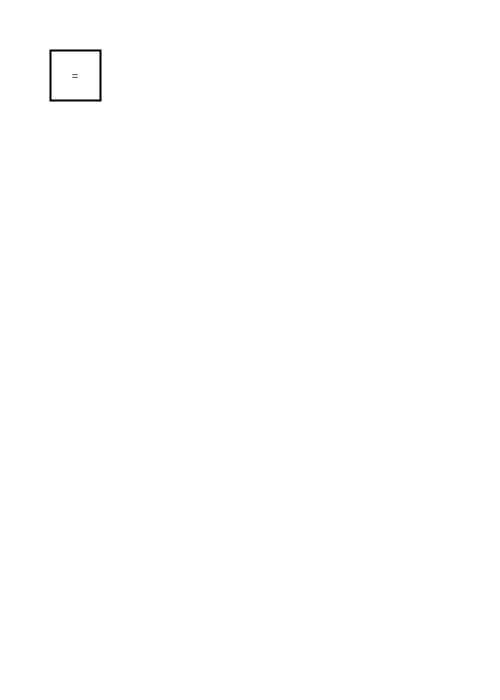
Frame 1 (no input)
Frame 60 (the mouse pressed at the canvas centre just before this capture): identical to frame 1, image omitted
Frame 120 (the mouse held since frame 60 and released just before this capture): identical to frame 1, image omitted

The Processing sketch that drew this single still picture (run headless with seeded random() and noise(); from frame 60 on, the mouse is pressed at the canvas centre):

// Processing sketch: ButtonClass
// ── ButtonClass.pde

Button equalsButton;
Button plusButton;
Button minusButton;

String calculatorDisplay;

int valueMemory;

void setup() {

  size(500, 700);

//Button(int initialXPosition, int initialYPosition, int initialWidth, int initialHeight, color initialHighlightColor, color initialNormalColor, String initialLabel)

  equalsButton = new Button(50, 50, 50, 50, color(230), color(255), "=");
//  plusButton = new Button();
//  minusButton = new Button();
}





void draw() {

  background(255);

  equalsButton.changeColourOnMouseHover(mouseX, mouseY);  
  equalsButton.drawButton();

  
  
}




// ── Button.pde

class Button {


  int xPosition;
  int yPosition;
  int buttonWidth;
  int buttonHeight;

  int centerX;
  int centerY;

  color currentButtonFill;

  color highlightColor;
  color normalColor;

  String label;


  //--------------------------------

  // Class Constructor - special method with NO return type that is used to set up each Object of this Class

  Button(int initialXPosition, int initialYPosition, int initialWidth, int initialHeight, 
        color initialHighlightColor, color initialNormalColor, String initialLabel) {

    xPosition = initialXPosition;
    yPosition = initialYPosition;
    buttonWidth = initialWidth;
    buttonHeight = initialHeight;

    centerX = xPosition + (buttonWidth / 2);
    centerY = yPosition + (buttonHeight / 2);

    highlightColor = initialHighlightColor;
    normalColor = initialNormalColor;

    currentButtonFill = normalColor;

    label = initialLabel;
  }

  //--------------------------------


  void drawButton() {

    stroke(0);
    strokeWeight(2);

    fill(currentButtonFill);

    rect(xPosition, yPosition, buttonWidth, buttonHeight);

    fill(0);

    textAlign(CENTER, CENTER);
    textSize(12);

    text(label, centerX, centerY);
  }


  void changeColourOnMouseHover(int mouseXPosition, int mouseYPosition) {

    if ((mouseXPosition > xPosition) && (mouseXPosition < (xPosition + buttonWidth)) 
      && (mouseYPosition > yPosition) && (mouseYPosition < (yPosition + buttonHeight))) {

      currentButtonFill = color(210);
    }
    else {

      currentButtonFill = color(255);
    }
  }
}
